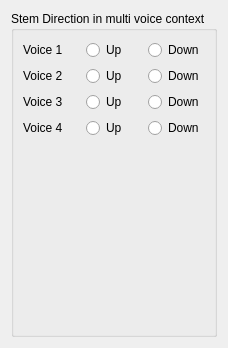
     <widget class="QWidget" name="Seite_7">
      <layout class="QVBoxLayout" name="verticalLayout">
       <item>
        <widget class="QGroupBox" name="groupBox">
         <property name="title">
          <string>Stem Direction in multi voice context</string>
         </property>
         <property name="flat">
          <bool>true</bool>
         </property>
         <layout class="QGridLayout" name="gridLayout_4">
          <item row="0" column="0">
           <widget class="QLabel" name="label_48">
            <property name="text">
             <string>Voice 1</string>
            </property>
           </widget>
          </item>
          <item row="0" column="1">
           <widget class="QRadioButton" name="voice1Up">
            <property name="text">
             <string>Up</string>
            </property>
           </widget>
          </item>
          <item row="0" column="2">
           <widget class="QRadioButton" name="voice1Down">
            <property name="text">
             <string>Down</string>
            </property>
           </widget>
          </item>
          <item row="1" column="0">
           <widget class="QLabel" name="label_49">
            <property name="text">
             <string>Voice 2</string>
            </property>
           </widget>
          </item>
          <item row="1" column="1">
           <widget class="QRadioButton" name="voice2Up">
            <property name="text">
             <string>Up</string>
            </property>
           </widget>
          </item>
          <item row="1" column="2">
           <widget class="QRadioButton" name="voice2Down">
            <property name="text">
             <string>Down</string>
            </property>
           </widget>
          </item>
          <item row="2" column="0">
           <widget class="QLabel" name="label_50">
            <property name="text">
             <string>Voice 3</string>
            </property>
           </widget>
          </item>
          <item row="2" column="1">
           <widget class="QRadioButton" name="voice3Up">
            <property name="text">
             <string>Up</string>
            </property>
           </widget>
          </item>
          <item row="2" column="2">
           <widget class="QRadioButton" name="voice3Down">
            <property name="text">
             <string>Down</string>
            </property>
           </widget>
          </item>
          <item row="3" column="0">
           <widget class="QLabel" name="label_51">
            <property name="text">
             <string>Voice 4</string>
            </property>
           </widget>
          </item>
          <item row="3" column="1">
           <widget class="QRadioButton" name="voice4Up">
            <property name="text">
             <string>Up</string>
            </property>
           </widget>
          </item>
          <item row="3" column="2">
           <widget class="QRadioButton" name="voice4Down">
            <property name="text">
             <string>Down</string>
            </property>
           </widget>
          </item>
          <item row="4" column="0">
           <spacer name="verticalSpacer_3">
            <property name="orientation">
             <enum>Qt::Vertical</enum>
            </property>
            <property name="sizeHint" stdset="0">
             <size>
              <width>20</width>
              <height>187</height>
             </size>
            </property>
           </spacer>
          </item>
         </layout>
        </widget>
       </item>
      </layout>
     </widget>
